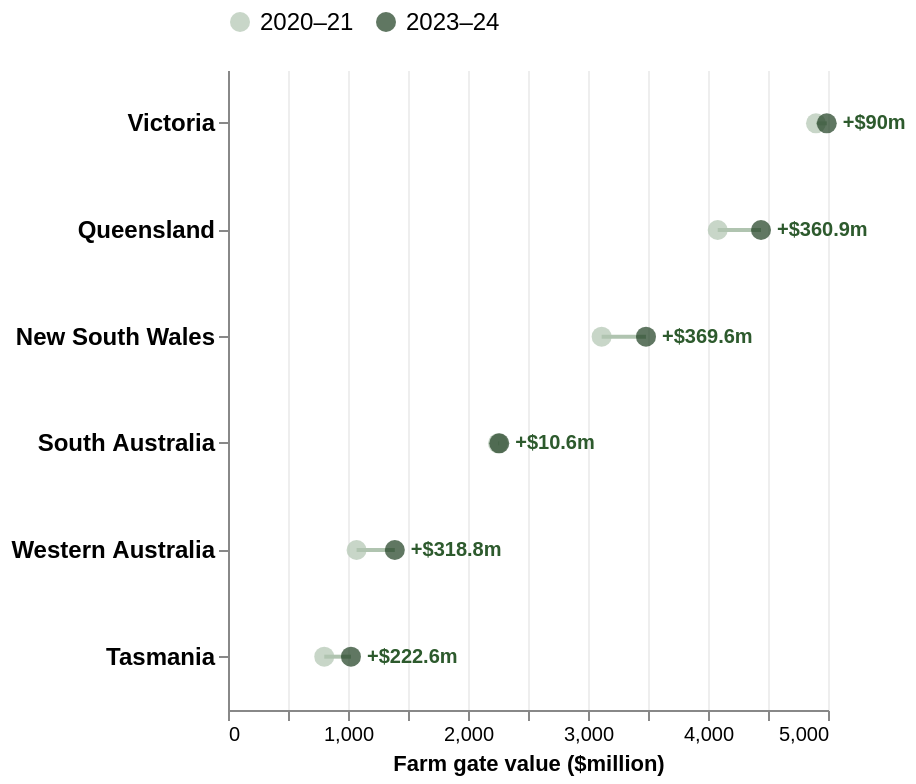

Express this chart as Vega-Lite.
### Vega-Lite specification from a JSON file in a GitHub repository (floating-point values rounded to 4 significant figures)
{"$schema": "https://vega.github.io/schema/vega-lite/v5.json", "description": "Connected dot plot (dumbbell) showing change in farm gate value from 2020-21 to 2023-24 by state", "width": "container", "height": 320, "data": {"values": [{"state": "Victoria", "val2020": 4900.0, "val2023": 4990.0, "change": 90.0}, {"state": "Queensland", "val2020": 4081.0, "val2023": 4442.0, "change": 360.9}, {"state": "New South Wales", "val2020": 3114.0, "val2023": 3483.0, "change": 369.6}, {"state": "South Australia", "val2020": 2250.0, "val2023": 2260.0, "change": 10.6}, {"state": "Western Australia", "val2020": 1072.0, "val2023": 1390.0, "change": 318.8}, {"state": "Tasmania", "val2020": 802.0, "val2023": 1025.0, "change": 222.6}]}, "layer": [{"mark": {"type": "rule", "strokeWidth": 2, "color": "#b0c4b0"}, "encoding": {"y": {"field": "state", "type": "nominal", "sort": {"field": "val2023", "order": "descending"}, "axis": {"title": null, "labelFontSize": 12, "labelFontWeight": "bold"}}, "x": {"field": "val2020", "type": "quantitative"}, "x2": {"field": "val2023"}}}, {"transform": [{"fold": ["val2020", "val2023"], "as": ["year_key", "value"]}, {"calculate": "datum.year_key === 'val2020' ? '2020–21' : '2023–24'", "as": "year_label"}], "mark": {"type": "point", "filled": true, "size": 100}, "encoding": {"y": {"field": "state", "type": "nominal", "sort": {"field": "val2023", "order": "descending"}, "axis": {"title": null}}, "x": {"field": "value", "type": "quantitative", "axis": {"title": "Farm gate value ($million)", "titleFontSize": 11, "grid": true, "gridColor": "#eeeeee", "labelFontSize": 10}}, "color": {"field": "year_label", "type": "nominal", "scale": {"domain": ["2020–21", "2023–24"], "range": ["#b0c4b0", "#1c3d1f"]}, "legend": {"title": null, "orient": "top", "labelFontSize": 12}}, "tooltip": [{"field": "state", "title": "State"}, {"field": "year_label", "title": "Year"}, {"field": "value", "title": "Farm gate value ($m)", "format": ","}]}}, {"transform": [{"calculate": "'+$' + datum.change + 'm'", "as": "change_label"}], "mark": {"type": "text", "align": "left", "dx": 8, "fontSize": 10, "fontWeight": "bold", "color": "#2d5a2d"}, "encoding": {"y": {"field": "state", "type": "nominal", "sort": {"field": "val2023", "order": "descending"}}, "x": {"field": "val2023", "type": "quantitative"}, "text": {"field": "change_label"}}}], "config": {"view": {"stroke": "transparent"}}}
